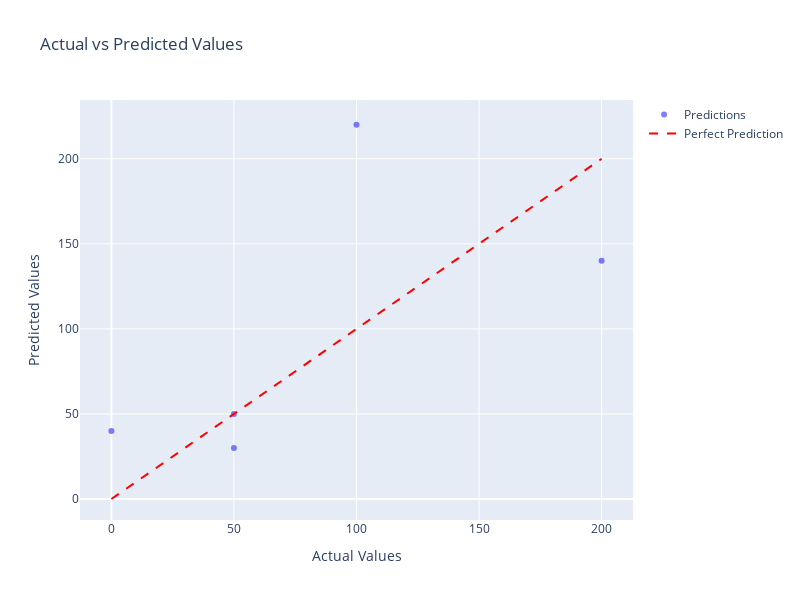

Source (notebook cell):
### Code cell
import plotly.express as px
import plotly.graph_objects as go

fig = go.Figure()

fig.add_trace(go.Scatter(
    x=y_test,
    y=y_pred,
    mode='markers',
    name='Predictions',
    marker=dict(color='blue', opacity=0.5)
))

# Add the diagonal line for actual value
fig.add_trace(go.Scatter(
    x=[y_test.min(), y_test.max()],
    y=[y_test.min(), y_test.max()],
    mode='lines',
    name='Perfect Prediction',
    line=dict(color='red', dash='dash')
))

fig.update_layout(
    title='Actual vs Predicted Values',
    xaxis_title='Actual Values',
    yaxis_title='Predicted Values',
    width=800,
    height=600,
    hovermode='closest'
)

fig.show()

### Figure 1 — Plotly figure (JSON) as saved in the notebook; plotly's stock layout.template omitted (floating-point values rounded to 4 significant figures)
{"data": [{"marker": {"color": "blue", "opacity": 0.5}, "mode": "markers", "name": "Predictions", "type": "scatter", "x": [50, 0, 100, 200, 50], "y": [30.0, 40.0, 220.0, 140.0, 50.0]}, {"line": {"color": "red", "dash": "dash"}, "mode": "lines", "name": "Perfect Prediction", "type": "scatter", "x": [0, 200], "y": [0, 200]}], "layout": {"height": 600, "hovermode": "closest", "title": {"text": "Actual vs Predicted Values"}, "width": 800, "xaxis": {"title": {"text": "Actual Values"}}, "yaxis": {"title": {"text": "Predicted Values"}}}}
